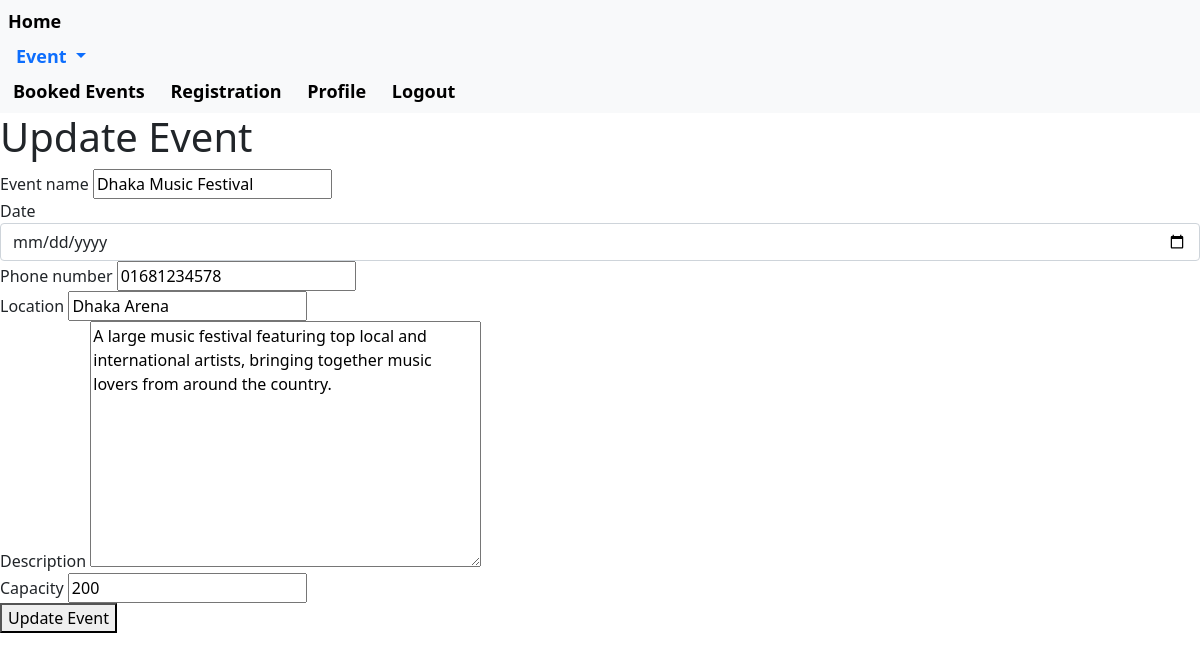
/events/update_event/4/ (signed in), run on the app's committed database.
### events/models.py (models this page shows, shortened)
class Event(models.Model):
    event_name = models.CharField(max_length=100)
    date = models.DateField()
    phone_number = models.CharField(max_length=15)
    location = models.CharField(max_length=100)
    description = models.TextField()
    capacity = models.PositiveIntegerField()
    creator = models.ForeignKey(settings.AUTH_USER_MODEL, on_delete=models.CASCADE)

### events/views.py (the view)
# urls.py: path('update_event/<int:id>/', views.update_event, name='update_event'),
@login_required
def update_event(request, id):
    try:
        event = Event.objects.get(id=id)
    except Event.DoesNotExist:
        return HttpResponse("Event not found")
    if request.user != event.creator and not request.user.is_staff:
        return HttpResponse("You do not have permission to update this event.")
    if request.method == 'POST':
        event_form = forms.EventForm(request.POST, instance=event)
        if event_form.is_valid():
            event_form.save()
            return redirect('view_event', id=event.id)
    else:
        event_form = forms.EventForm(instance=event)
    return render(request, 'update_event.html', {'form': event_form})

### events/forms.py
class EventForm(forms.ModelForm):
    class Meta:
        model = Event
        fields = ['event_name', 'date', 'phone_number', 'location', 'description', 'capacity']
        widgets = {
            'date': forms.DateInput(
                format='%d-%m-%Y',
                attrs={
                    'placeholder': 'dd/mm/yyyy',
                    'class': 'form-control',
                    'type': 'date',
                }
            ),
        }

### events/templates/update_event.html (shortened to what this page needs)
{% extends "base.html" %}
{% block content %}
<form action="" method="post">
  <h1>Update Event</h1>
  {% for field in form %}
  <div class="form-group">
    <label for="{{ field.id_for_label }}">{{ field.label }}</label>
    {{ field }}
  </div>
  {% endfor %}
  <p>
    <button type="submit">Update Event</button>
  </p>
</form>
{% endblock content %}

### data on the page
Event: form "Dhaka Music Festival" "01681234578" "Dhaka Arena" "A large music festival featuring top local and international artists, bringing together music lovers from around the country." "200"

### other printed values
{{ field.label }} "Event name" "Date" "Phone number" "Location" "Description" "Capacity"
